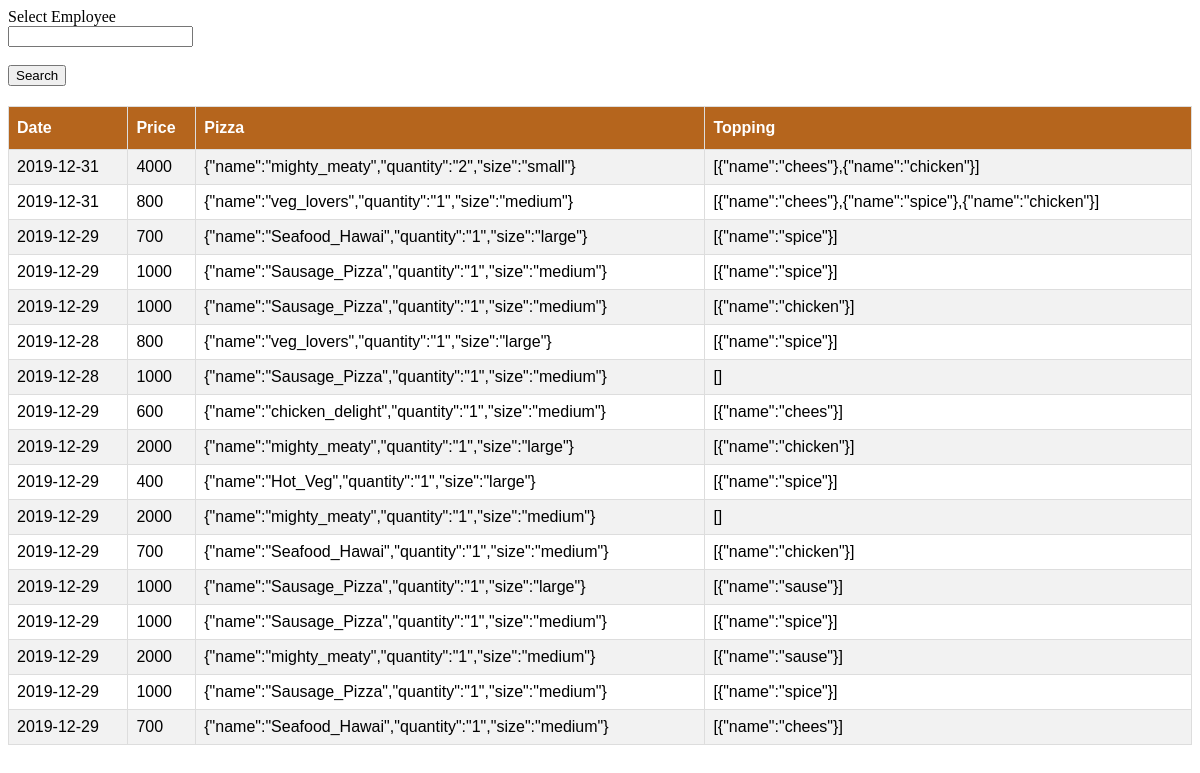
Screenshot of /record/emp.php with the database file from the repository.
### tables this page shows
CREATE TABLE IF NOT EXISTS `cus_order` (
  `id` int(11) NOT NULL AUTO_INCREMENT,
  `date` date NOT NULL DEFAULT current_timestamp(),
  `emp_no` int(11) DEFAULT 0,
  `price` int(11) DEFAULT 0,
  `main_item_data` longtext DEFAULT NULL,
  `extra_item_data` longtext DEFAULT NULL,
  PRIMARY KEY (`id`)
);

### record/emp.php (the view, shortened to what this page needs)
<?php
    include "../db.php";
?>
<!doctype html>
<html>
  <head>
  <link rel="stylesheet" href="../css/style2.css">
 </head>
<body>
   <form method='post' action=''>
     Select Employee <br><input type='text' name='emp_no' value='<?php if(isset($_POST['emp_no'])) echo $_POST['emp_no']; ?>'>
     <br><br><input type='submit' name='but_search' value='Search'>
   </form>
   <div style='height: 80%; overflow: auto;' >
     <table border='1' width='100%' style='border-collapse: collapse;margin-top: 20px;' id="customers">
       <tr>
         <th>Date</th>
         <th>Price</th>
         <th>Pizza</th>
         <th>Topping</th>
       </tr>
       <?php
       $query1 = "SELECT * FROM cus_order WHERE 1";
        $query1 .= " ORDER BY emp_no DESC";
        $records = mysqli_query($conn,$query1);
        if(mysqli_num_rows($records) > 0){
          while($result = mysqli_fetch_assoc($records)){
            $date = $result['date'];
            $price = $result['price'];
            $pizza = $result['main_item_data'];
            $topping = $result['extra_item_data'];
            echo "<tr>";
            echo "<td>". $date ."</td>";
            echo "<td>". $price ."</td>";
            echo "<td>". $pizza ."</td>";
            echo "<td>". $topping ."</td>";
            echo "</tr>";
          }
        }else{
          echo "<td>OOPZ!!! There are no any records</td>";
        }
        ?>
      </table>
    </div>
 </body>
</html>

### css/style2.css (style rules this page uses)
#customers { font-family: "Trebuchet MS", Arial, Helvetica, sans-serif; border-collapse: collapse; width: 100%; }
#customers td, #customers th { border: 1px solid #ddd; padding: 8px; }
#customers tr:nth-child(even) { background-color: #f2f2f2; }
#customers th { padding-top: 12px; padding-bottom: 12px; text-align: left; background-color: #B5651D; color: white; }

### rows the page displays
cus_order: date "2019-12-31", price "4000", main_item_data "{\"name\":\"mighty_meaty\",\"quantity\":\"2\",\"size\":\"small\"}", extra_item_data "[{\"name\":\"chees\"},{\"name\":\"chicken\"}]"
cus_order: date "2019-12-31", price "800", main_item_data "{\"name\":\"veg_lovers\",\"quantity\":\"1\",\"size\":\"medium\"}", extra_item_data "[{\"name\":\"chees\"},{\"name\":\"spice\"},{\"name\":\"chicken\"}]"
cus_order: date "2019-12-29", price "700", main_item_data "{\"name\":\"Seafood_Hawai\",\"quantity\":\"1\",\"size\":\"large\"}", extra_item_data "[{\"name\":\"spice\"}]"
cus_order: date "2019-12-29", price "1000", main_item_data "{\"name\":\"Sausage_Pizza\",\"quantity\":\"1\",\"size\":\"medium\"}", extra_item_data "[{\"name\":\"spice\"}]"
cus_order: date "2019-12-29", price "1000", main_item_data "{\"name\":\"Sausage_Pizza\",\"quantity\":\"1\",\"size\":\"medium\"}", extra_item_data "[{\"name\":\"chicken\"}]"
cus_order: date "2019-12-28", price "800", main_item_data "{\"name\":\"veg_lovers\",\"quantity\":\"1\",\"size\":\"large\"}", extra_item_data "[{\"name\":\"spice\"}]"
cus_order: date "2019-12-28", price "1000", main_item_data "{\"name\":\"Sausage_Pizza\",\"quantity\":\"1\",\"size\":\"medium\"}", extra_item_data "[]"
cus_order: date "2019-12-29", price "600", main_item_data "{\"name\":\"chicken_delight\",\"quantity\":\"1\",\"size\":\"medium\"}", extra_item_data "[{\"name\":\"chees\"}]"
cus_order: date "2019-12-29", price "2000", main_item_data "{\"name\":\"mighty_meaty\",\"quantity\":\"1\",\"size\":\"large\"}", extra_item_data "[{\"name\":\"chicken\"}]"
cus_order: date "2019-12-29", price "400", main_item_data "{\"name\":\"Hot_Veg\",\"quantity\":\"1\",\"size\":\"large\"}", extra_item_data "[{\"name\":\"spice\"}]"
cus_order: date "2019-12-29", price "2000", main_item_data "{\"name\":\"mighty_meaty\",\"quantity\":\"1\",\"size\":\"medium\"}", extra_item_data "[]"
cus_order: date "2019-12-29", price "700", main_item_data "{\"name\":\"Seafood_Hawai\",\"quantity\":\"1\",\"size\":\"medium\"}", extra_item_data "[{\"name\":\"chicken\"}]"
cus_order: date "2019-12-29", price "1000", main_item_data "{\"name\":\"Sausage_Pizza\",\"quantity\":\"1\",\"size\":\"large\"}", extra_item_data "[{\"name\":\"sause\"}]"
cus_order: date "2019-12-29", price "1000", main_item_data "{\"name\":\"Sausage_Pizza\",\"quantity\":\"1\",\"size\":\"medium\"}", extra_item_data "[{\"name\":\"spice\"}]"
cus_order: date "2019-12-29", price "2000", main_item_data "{\"name\":\"mighty_meaty\",\"quantity\":\"1\",\"size\":\"medium\"}", extra_item_data "[{\"name\":\"sause\"}]"
cus_order: date "2019-12-29", price "1000", main_item_data "{\"name\":\"Sausage_Pizza\",\"quantity\":\"1\",\"size\":\"medium\"}", extra_item_data "[{\"name\":\"spice\"}]"
cus_order: date "2019-12-29", price "700", main_item_data "{\"name\":\"Seafood_Hawai\",\"quantity\":\"1\",\"size\":\"medium\"}", extra_item_data "[{\"name\":\"chees\"}]"
